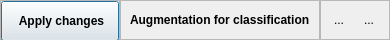
        <widget class="QFrame" name="footer">
         <property name="minimumSize">
          <size>
           <width>0</width>
           <height>32</height>
          </size>
         </property>
         <property name="maximumSize">
          <size>
           <width>16777215</width>
           <height>40</height>
          </size>
         </property>
         <property name="frameShape">
          <enum>QFrame::NoFrame</enum>
         </property>
         <property name="frameShadow">
          <enum>QFrame::Raised</enum>
         </property>
         <layout class="QHBoxLayout" name="horizontalLayout_7">
          <property name="spacing">
           <number>0</number>
          </property>
          <property name="leftMargin">
           <number>0</number>
          </property>
          <property name="topMargin">
           <number>0</number>
          </property>
          <property name="rightMargin">
           <number>0</number>
          </property>
          <property name="bottomMargin">
           <number>0</number>
          </property>
          <item alignment="Qt::AlignLeft">
           <widget class="QFrame" name="frame_9">
            <property name="minimumSize">
             <size>
              <width>120</width>
              <height>0</height>
             </size>
            </property>
            <property name="frameShape">
             <enum>QFrame::StyledPanel</enum>
            </property>
            <property name="frameShadow">
             <enum>QFrame::Raised</enum>
            </property>
            <layout class="QHBoxLayout" name="horizontalLayout_8">
             <property name="spacing">
              <number>0</number>
             </property>
             <property name="leftMargin">
              <number>0</number>
             </property>
             <property name="topMargin">
              <number>0</number>
             </property>
             <property name="rightMargin">
              <number>0</number>
             </property>
             <property name="bottomMargin">
              <number>0</number>
             </property>
             <item alignment="Qt::AlignTop">
              <widget class="QPushButton" name="apply_changes">
               <property name="minimumSize">
                <size>
                 <width>0</width>
                 <height>40</height>
                </size>
               </property>
               <property name="font">
                <font>
                 <family>Segoe UI</family>
                 <pointsize>9</pointsize>
                 <bold>true</bold>
                </font>
               </property>
               <property name="text">
                <string> Apply changes</string>
               </property>
               <property name="icon">
                <iconset resource="svg/icons.qrc">
                 <normaloff>:/icons/2638314_arrow_scale_sign_square_symbol_icon.svg</normaloff>:/icons/2638314_arrow_scale_sign_square_symbol_icon.svg</iconset>
               </property>
               <property name="autoExclusive">
                <bool>false</bool>
               </property>
               <property name="autoDefault">
                <bool>false</bool>
               </property>
               <property name="default">
                <bool>true</bool>
               </property>
               <property name="flat">
                <bool>false</bool>
               </property>
              </widget>
             </item>
            </layout>
           </widget>
          </item>
          <item>
           <widget class="QFrame" name="frame_21">
            <property name="frameShape">
             <enum>QFrame::StyledPanel</enum>
            </property>
            <property name="frameShadow">
             <enum>QFrame::Raised</enum>
            </property>
            <layout class="QHBoxLayout" name="horizontalLayout_12">
             <item alignment="Qt::AlignHCenter">
              <widget class="QLabel" name="state_label">
               <property name="font">
                <font>
                 <family>Segoe UI</family>
                 <pointsize>9</pointsize>
                 <bold>true</bold>
                </font>
               </property>
               <property name="text">
                <string>Augmentation for classification</string>
               </property>
              </widget>
             </item>
            </layout>
           </widget>
          </item>
          <item alignment="Qt::AlignRight">
           <widget class="QFrame" name="frame_12">
            <property name="minimumSize">
             <size>
              <width>70</width>
              <height>0</height>
             </size>
            </property>
            <property name="frameShape">
             <enum>QFrame::StyledPanel</enum>
            </property>
            <property name="frameShadow">
             <enum>QFrame::Raised</enum>
            </property>
            <layout class="QHBoxLayout" name="horizontalLayout_9">
             <property name="spacing">
              <number>0</number>
             </property>
             <property name="leftMargin">
              <number>0</number>
             </property>
             <property name="topMargin">
              <number>0</number>
             </property>
             <property name="rightMargin">
              <number>0</number>
             </property>
             <property name="bottomMargin">
              <number>0</number>
             </property>
             <item>
              <widget class="QToolButton" name="single_view">
               <property name="toolTip">
                <string>Single view</string>
               </property>
               <property name="text">
                <string>...</string>
               </property>
               <property name="icon">
                <iconset resource="svg/icons.qrc">
                 <normaloff>:/icons/9025873_square_icon.svg</normaloff>:/icons/9025873_square_icon.svg</iconset>
               </property>
               <property name="iconSize">
                <size>
                 <width>25</width>
                 <height>25</height>
                </size>
               </property>
               <property name="autoRaise">
                <bool>true</bool>
               </property>
              </widget>
             </item>
             <item>
              <widget class="QToolButton" name="multiple_view">
               <property name="toolTip">
                <string>Multiple view</string>
               </property>
               <property name="text">
                <string>...</string>
               </property>
               <property name="icon">
                <iconset resource="svg/icons.qrc">
                 <normaloff>:/icons/9040506_grid_icon.svg</normaloff>:/icons/9040506_grid_icon.svg</iconset>
               </property>
               <property name="iconSize">
                <size>
                 <width>24</width>
                 <height>24</height>
                </size>
               </property>
               <property name="autoRaise">
                <bool>true</bool>
               </property>
              </widget>
             </item>
            </layout>
           </widget>
          </item>
         </layout>
        </widget>
